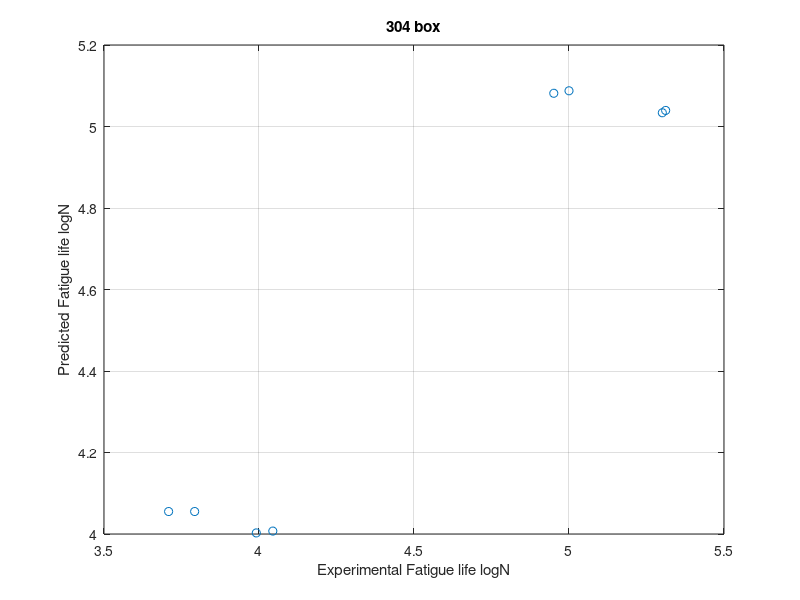

MATLAB code to generate this figure:

% Predicted Fatigue life data
yyy = ([4.05516710226898;4.05516710226898;
    5.08154346360181;5.08764762353692;4.00718226046569;
    4.00264138941051;5.03373498432192;5.03943113129950]);

%Experimental Fatigue life data
xxx = [3.7084209;
3.792391689;
4.950909815;
5;
4.04453976;
3.991226076;
5.301029996;
5.311753861];

plot(xxx,yyy,'o')
title('304 box')
xlabel('Experimental Fatigue life logN')
ylabel('Predicted Fatigue life logN')
grid
